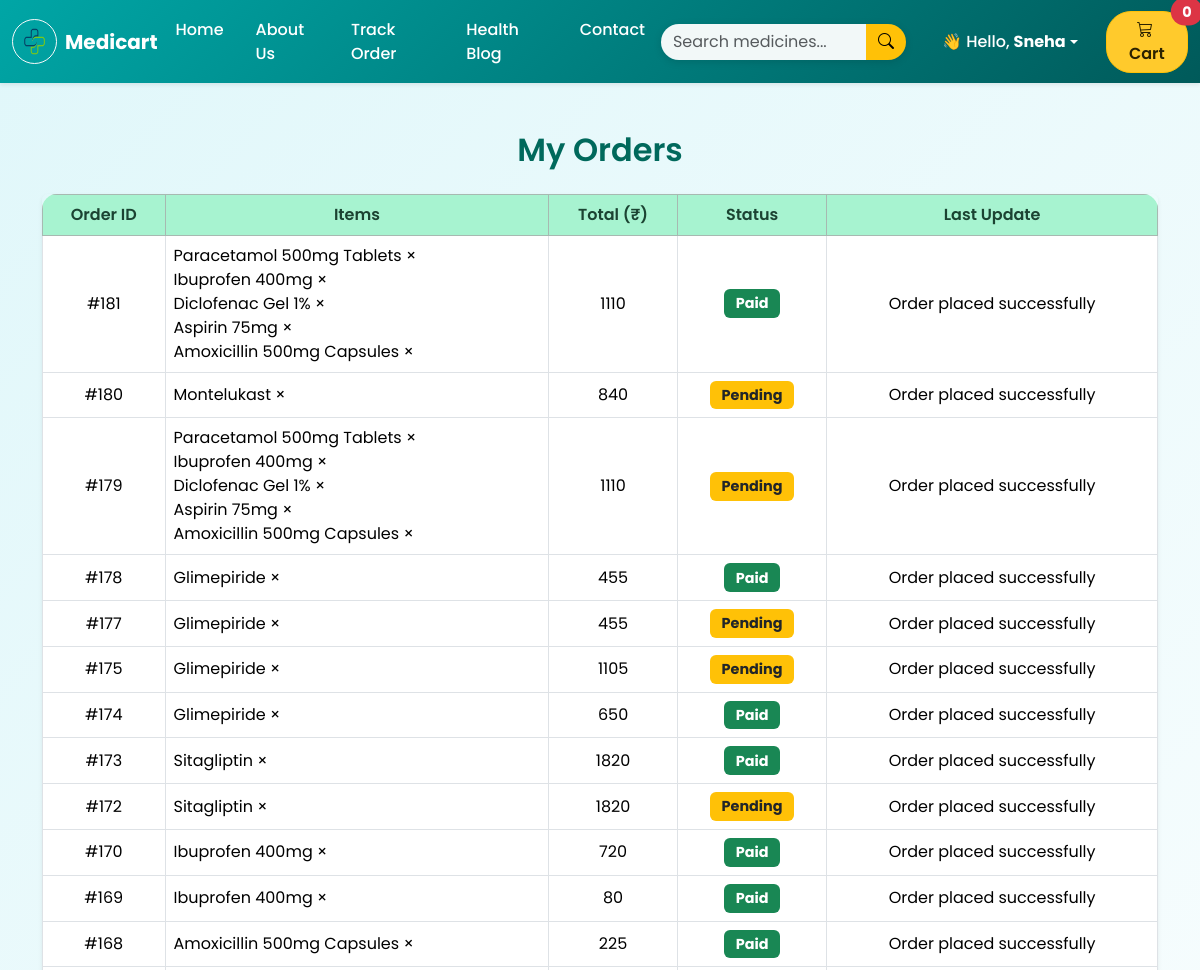
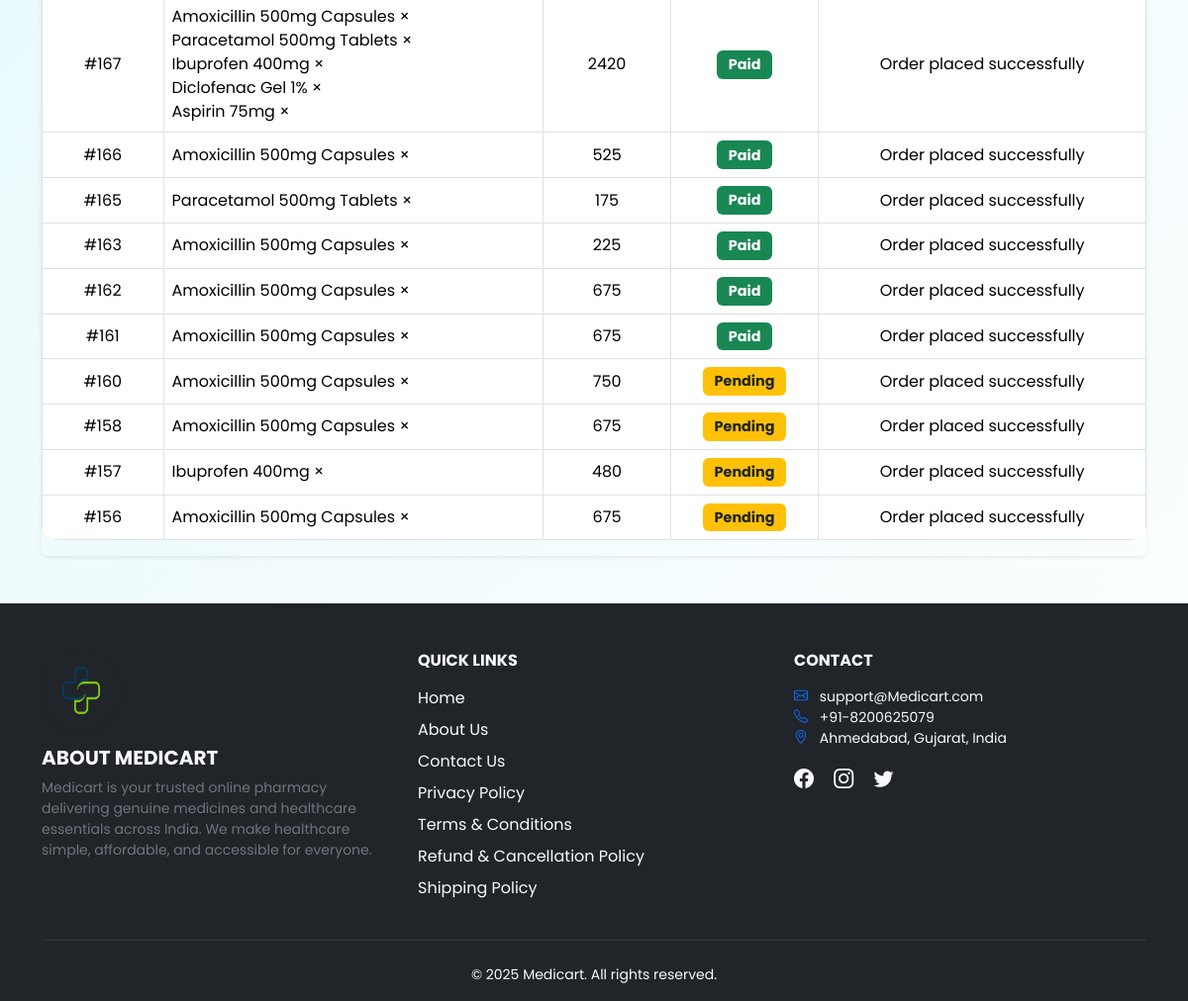
Page /store/orders/ (signed in) on the committed database (2 pictures, top to bottom).
### store/models.py (models this page shows, shortened)
class Orders(models.Model):
    user = models.ForeignKey(User, on_delete=models.CASCADE)
    order_id = models.AutoField(primary_key=True)
    amount = models.IntegerField(default=0)
    items_json = models.CharField(max_length=5000)
    name = models.CharField(max_length=90)
    email = models.CharField(max_length=90)
    address = models.CharField(max_length=90)
    city = models.CharField(max_length=90)
    state = models.CharField(max_length=90)
    zip_code = models.CharField(max_length=90)
    phone = models.CharField(max_length=15, default='0000000000')
    razorpay_order_id = models.CharField(max_length=100, blank=True, null=True)
    razorpay_payment_id = models.CharField(max_length=100, blank=True, null=True)
    payment_status = models.CharField(max_length=20, default="Pending")

class OrderUpdate(models.Model):
    update_id = models.AutoField(primary_key=True)
    order_id = models.IntegerField(default="")
    update_desc= models.CharField(max_length=5000)
    timestamp=models.DateField(auto_now_add=True)

### store/views.py (the view)
# urls.py: path('orders/', views.my_orders, name="MyOrders"),
@login_required(login_url='login')
def my_orders(request):
    orders = Orders.objects.filter(user=request.user).order_by('-order_id')
    for order in orders:
        try:
            order.parsed_items = json.loads(order.items_json)
        except json.JSONDecodeError:
            order.parsed_items = {}
        last_update = OrderUpdate.objects.filter(order_id=order.order_id).order_by('-timestamp').first()
        order.latest_update = last_update.update_desc if last_update else "Order placed"
    return render(request, 'store/my_orders.html', {"orders": orders})

### store/templates/store/my_orders.html (shortened to what this page needs)
{% extends 'store/basic.html' %}
{% block body %}
<div class="container mt-5" data-aos="fade-up">
  <h2 class="text-center mb-4">My Orders</h2>
  {% if orders %}
  <div class="table-responsive shadow-sm rounded">
    <table class="table table-bordered table-hover align-middle text-center bg-white">
      <thead class="table-success">
        <tr>
          <th>Order ID</th>
          <th>Items</th>
          <th>Total (₹)</th>
          <th>Status</th>
          <th>Last Update</th>
        </tr>
      </thead>
      <tbody>
        {% for order in orders %}
        <tr>
          <td>#{{ order.order_id }}</td>
          <td class="text-start">
            {% if order.parsed_items %}
              {% for key, item in order.parsed_items.items %}
                <div>{{ item.name }} × {{ item.quantity }}</div>
              {% endfor %}
            {% else %}
              <div>No items</div>
            {% endif %}
          </td>
          <td>{{ order.amount }}</td>
          <td>
            {% if order.payment_status == "Success" %}
              <span class="badge bg-success">Paid</span>
            {% elif order.payment_status == "Failed" %}
              <span class="badge bg-danger">Failed</span>
            {% else %}
              <span class="badge bg-warning text-dark">{{ order.payment_status }}</span>
            {% endif %}
          </td>
          <td>{{ order.latest_update }}</td>
        </tr>
        {% endfor %}
      </tbody>
    </table>
  </div>
  {% else %}
  <div class="empty-orders" data-aos="fade-up">
    <i class="bi bi-bag-x"></i>
    <p class="mb-2">You have not placed any orders yet.</p>
    <a href="{% url 'ShopHome' %}" class="btn btn-brand mt-2">Start Shopping</a>
  </div>
  {% endif %}
</div>
{% endblock %}

### store/templates/store/basic.html (shortened to what this page needs)
{% load static %}
<!DOCTYPE html>
<html lang="en">
  <head>
    <link
      href="https://cdn.jsdelivr.net/npm/bootstrap@5.3.3/dist/css/bootstrap.min.css"
      rel="stylesheet"
    />
    <link
      rel="stylesheet"
      href="https://cdn.jsdelivr.net/npm/bootstrap-icons@1.11.1/font/bootstrap-icons.css"
    />
    <link href="https://unpkg.com/aos@2.3.1/dist/aos.css" rel="stylesheet" />
  </head>
  <body>
    <nav
      class="navbar navbar-expand-lg navbar-dark sticky-top shadow-sm"
    >
      <div class="container-fluid">
        <a
          class="navbar-brand d-flex align-items-center"
          href="{% url 'ShopHome' %}"
        >
          <img
            src="{% static 'store/images/medicart_logo.png' %}"
            alt="Medicart Logo"
            width="45"
            height="45"
            class="me-2 rounded-circle border border-light"
          />
          <span class="fw-bold fs-5 text-white">Medicart</span>
        </a>
        <div class="collapse navbar-collapse" id="navbarNav">
          <ul class="navbar-nav me-auto mb-2 mb-lg-0">
            <li class="nav-item">
              <a
                class="nav-link text-white px-3 rounded-3 hover-nav"
                href="{% url 'ShopHome' %}"
                >Home</a
              >
            </li>
            <li class="nav-item">
              <a
                class="nav-link text-white px-3 rounded-3 hover-nav"
                href="{% url 'AboutUs' %}"
                >About Us</a
              >
            </li>
            <li class="nav-item">
              <a
                class="nav-link text-white px-3 rounded-3 hover-nav"
                href="{% url 'TrakingStatus' %}"
                >Track Order</a
              >
            </li>
            <li class="nav-item">
              <a
                class="nav-link text-white px-3 rounded-3 hover-nav"
                href="/blog"
                >Health Blog</a
              >
            </li>
            <li class="nav-item">
              <a
                class="nav-link text-white px-3 rounded-3 hover-nav"
                href="{% url 'contact' %}"
                >Contact</a
              >
            </li>
          </ul>
          <form
            class="d-flex me-3 search-form-wrap"
            role="search"
            method="get"
            action="/store/search/"
          >
            <div class="input-group">
              <input
                type="search"
                name="search"
                id="search"
                class="form-control"
                placeholder="Search medicines..."
              />
              <button class="btn btn-warning" type="submit">
                <i class="bi bi-search"></i>
              </button>
            </div>
          </form>
          <ul class="navbar-nav mb-2 mb-lg-0">
            {% if user.is_authenticated %}
            <li class="nav-item dropdown">
              <a
                class="nav-link dropdown-toggle d-flex align-items-center text-white px-3 rounded-3 mx-1 hover-nav"
                href="#"
                id="userDropdown"
                role="button"
                data-bs-toggle="dropdown"
                aria-expanded="false"
                style="transition: all 0.3s"
              >
                👋 Hello,
                <strong class="ms-1">{{ user.username|title }}</strong>
              </a>
            </li>
            {% endif %}
          </ul>
          <button
            id="popcart"
            type="button"
            class="btn btn-warning position-relative ms-2 fw-semibold"
            data-bs-toggle="popover"
            data-bs-html="true"
            style="border-radius: 20px"
          >
            <i class="bi bi-cart3 me-1"></i> Cart
            <span
              id="cart"
              class="position-absolute top-0 start-100 translate-middle badge rounded-pill bg-danger"
              >0</span
            >
          </button>
        </div>
      </div>
    </nav>
    {% block body %} {% endblock %}
    <footer class="bg-dark text-light pt-5 pb-3 mt-5">
      <div class="container">
        <div class="row gy-4">
          <div class="col-12 col-md-4 text-center text-md-start">
            <a href="/store" class="d-inline-block mb-3">
              <img
                src="{% static 'store/images/medicart_logo.png' %}"
                alt="Medicart Logo"
                width="80"
                height="80"
                class="rounded-circle shadow-sm"
              />
            </a>
            <h5 class="text-uppercase fw-bold mb-2">About Medicart</h5>
            <p class="small text-secondary">
              Medicart is your trusted online pharmacy delivering genuine
              medicines and healthcare essentials across India. We make
              healthcare simple, affordable, and accessible for everyone.
            </p>
          </div>
          <div class="col-6 col-md-4">
            <h6 class="fw-bold text-uppercase mb-3">Quick Links</h6>
            <ul class="list-unstyled">
              <li>
                <a
                  href="{% url 'ShopHome' %}"
                  class="text-light text-decoration-none d-block mb-2"
                  >Home</a
                >
              </li>
              <li>
                <a
                  href="{% url 'AboutUs' %}"
                  class="text-light text-decoration-none d-block mb-2"
                  >About Us</a
                >
              </li>
              <li>
                <a
                  href="{% url 'contact' %}"
                  class="text-light text-decoration-none d-block mb-2"
                  >Contact Us</a
                >
              </li>
              <li>
                <a
                  href="{% url 'privacy_policy' %}"
                  class="text-light text-decoration-none d-block mb-2"
                  >Privacy Policy</a
                >
              </li>
              <li>
                <a
                  href="{% url 'terms_conditions' %}"
                  class="text-light text-decoration-none d-block mb-2"
                  >Terms & Conditions</a
                >
              </li>
              <li>
                <a
                  href="{% url 'refund_policy' %}"
                  class="text-light text-decoration-none d-block mb-2"
                  >Refund & Cancellation Policy</a
                >
              </li>
              <li>
                <a
                  href="{% url 'shipping_policy' %}"
                  class="text-light text-decoration-none d-block mb-2"
                  >Shipping Policy</a
                >
              </li>
            </ul>
          </div>
          <div class="col-6 col-md-4">
            <h6 class="fw-bold text-uppercase mb-3">Contact</h6>
            <ul class="list-unstyled small">
              <li>
                <i class="bi bi-envelope me-2 text-primary"></i>
                support@Medicart.com
              </li>
              <li>
                <i class="bi bi-telephone me-2 text-primary"></i> +91-8200625079
              </li>
              <li>
                <i class="bi bi-geo-alt me-2 text-primary"></i> Ahmedabad,
                Gujarat, India
              </li>
            </ul>
            <div class="mt-3">
              <a href="#" class="text-light me-3"
                ><i class="bi bi-facebook fs-5"></i
              ></a>
              <a href="#" class="text-light me-3"
                ><i class="bi bi-instagram fs-5"></i
              ></a>
              <a href="#" class="text-light"
                ><i class="bi bi-twitter fs-5"></i
              ></a>
            </div>
          </div>
        </div>
        <hr class="border-secondary my-4" />
        <div class="text-center">
          <p class="small mb-0">&copy; 2025 Medicart. All rights reserved.</p>
        </div>
      </div>
    </footer>
  </body>
</html>

### store/templates/store/basic.html (style rules this page uses)
:root { --brand-teal: #00a6a6; --brand-teal-dark: #007b83; --brand-deep: #005a5a; --brand-accent: #ffca2c; --brand-bg: #f8fdfc; --radius-lg: 18px; --radius-md: 12px; --shadow-soft: 0 6px 20px rgba(0, 109, 109, 0.12); }
* { box-sizing: border-box; }
html, body { font-family: "Poppins", "Segoe UI", sans-serif; background-color: var(--brand-bg); overflow-x: hidden; scroll-behavior: smooth; }
body { display: flex; flex-direction: column; min-height: 100vh; }
a { text-decoration: none; }
img { max-width: 100%; }
.navbar { background: linear-gradient(135deg, var(--brand-teal) 0%, var(--brand-deep) 100%); padding-top: 0.6rem; padding-bottom: 0.6rem; }
.navbar-brand img { width: 45px; height: 45px; transition: transform 0.3s ease; }
.nav-link.hover-nav { font-weight: 500; transition: all 0.25s ease; }
#popcart { background: var(--brand-accent); color: #2b2200; font-weight: 700; border-radius: 25px !important; transition: all 0.25s ease; }
.search-form-wrap { flex: 1 1 260px; max-width: 320px; }
.search-form-wrap .input-group { border-radius: 25px; overflow: hidden; box-shadow: 0 2px 8px rgba(0,0,0,0.12); }
.search-form-wrap input.form-control { background-color: rgba(255, 255, 255, 0.95); border: none; }
.search-form-wrap .btn { border: none; }
footer img { transition: transform 0.3s ease; }

### store/templates/store/my_orders.html (style rules this page uses)
body { background: linear-gradient(135deg, #e0f7fa, #ffffff); font-family: 'Poppins', sans-serif; }
h2 { font-weight: 600; color: #00695c; }
.table { border-radius: 15px; overflow: hidden; }
.table thead th { background-color: #a7f3d0 !important; font-weight: 600; color: #1b4332; white-space: nowrap; }
.badge { padding: 0.5em 0.8em; font-size: 0.9rem; }
.table-responsive { max-height: 70vh; overflow-y: auto; scrollbar-width: thin; scrollbar-color: #9ca3af #f3f4f6; }

### rows in the picture
Orders: order_id "181", name "Paracetamol 500mg Tablets" "Ibuprofen 400mg" "Diclofenac Gel 1%" "Aspirin 75mg" "Amoxicillin 500mg Capsules", amount "1110", payment_status "Paid", latest_update "Order placed successfully"
Orders: order_id "180", name "Montelukast", amount "840", payment_status "Pending", latest_update "Order placed successfully"
Orders: order_id "179", name "Paracetamol 500mg Tablets" "Ibuprofen 400mg" "Diclofenac Gel 1%" "Aspirin 75mg" "Amoxicillin 500mg Capsules", amount "1110", payment_status "Pending", latest_update "Order placed successfully"
Orders: order_id "178", name "Glimepiride", amount "455", payment_status "Paid", latest_update "Order placed successfully"
Orders: order_id "177", name "Glimepiride", amount "455", payment_status "Pending", latest_update "Order placed successfully"
Orders: order_id "175", name "Glimepiride", amount "1105", payment_status "Pending", latest_update "Order placed successfully"
Orders: order_id "174", name "Glimepiride", amount "650", payment_status "Paid", latest_update "Order placed successfully"
Orders: order_id "173", name "Sitagliptin", amount "1820", payment_status "Paid", latest_update "Order placed successfully"
Orders: order_id "172", name "Sitagliptin", amount "1820", payment_status "Pending", latest_update "Order placed successfully"
Orders: order_id "170", name "Ibuprofen 400mg", amount "720", payment_status "Paid", latest_update "Order placed successfully"
Orders: order_id "169", name "Ibuprofen 400mg", amount "80", payment_status "Paid", latest_update "Order placed successfully"
Orders: order_id "168", name "Amoxicillin 500mg Capsules", amount "225", payment_status "Paid", latest_update "Order placed successfully"
Orders: order_id "167", name "Amoxicillin 500mg Capsules" "Paracetamol 500mg Tablets" "Ibuprofen 400mg" "Diclofenac Gel 1%" "Aspirin 75mg", amount "2420", payment_status "Paid", latest_update "Order placed successfully"
Orders: order_id "166", name "Amoxicillin 500mg Capsules", amount "525", payment_status "Paid", latest_update "Order placed successfully"
Orders: order_id "165", name "Paracetamol 500mg Tablets", amount "175", payment_status "Paid", latest_update "Order placed successfully"
Orders: order_id "163", name "Amoxicillin 500mg Capsules", amount "225", payment_status "Paid", latest_update "Order placed successfully"
Orders: order_id "162", name "Amoxicillin 500mg Capsules", amount "675", payment_status "Paid", latest_update "Order placed successfully"
Orders: order_id "161", name "Amoxicillin 500mg Capsules", amount "675", payment_status "Paid", latest_update "Order placed successfully"
Orders: order_id "160", name "Amoxicillin 500mg Capsules", amount "750", payment_status "Pending", latest_update "Order placed successfully"
Orders: order_id "158", name "Amoxicillin 500mg Capsules", amount "675", payment_status "Pending", latest_update "Order placed successfully"
Orders: order_id "157", name "Ibuprofen 400mg", amount "480", payment_status "Pending", latest_update "Order placed successfully"
Orders: order_id "156", name "Amoxicillin 500mg Capsules", amount "675", payment_status "Pending", latest_update "Order placed successfully"

### other values in the picture
{{ user.username|title }} "Sneha"
